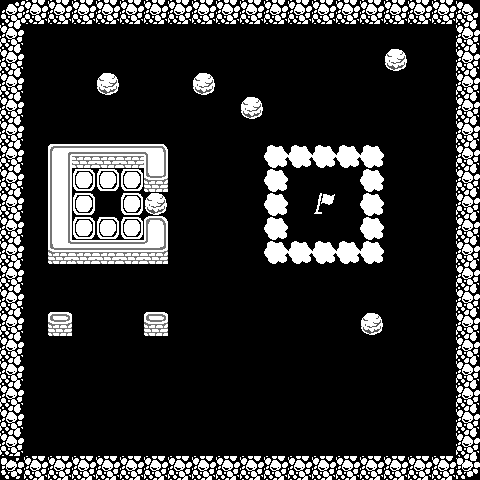

Rendered tile map (Tiled .tmx) drawn with the repository's tilesets; below, a short description and the full map source, tile grids included:
An orthogonal 20x20 tile map with 24x24 px tiles, 1 tile layer (Tile Layer 1).

<map version="1.2" tiledversion="1.3.3" orientation="orthogonal" renderorder="right-down" width="20" height="20" tilewidth="24" tileheight="24" infinite="0" nextlayerid="2" nextobjectid="1">
 <tileset firstgid="1" source="tiles.tsx" />
 <layer id="1" name="Tile Layer 1" width="20" height="20">
  <data encoding="csv">
2026,2031,2031,2031,2031,2031,2031,2031,2031,2031,2031,2031,2031,2031,2031,2031,2031,2031,2031,2029,
2031,0,0,0,0,0,0,0,0,0,0,0,0,0,0,0,0,0,0,2031,
2031,0,0,0,0,0,0,0,0,0,0,0,0,0,0,0,752,0,0,2031,
2031,0,0,0,752,0,0,0,752,0,0,0,0,0,0,0,0,0,0,2031,
2031,0,0,0,0,0,0,0,0,0,752,0,0,0,0,0,0,0,0,2031,
2031,0,0,0,0,0,0,0,0,0,0,0,0,0,0,0,0,0,0,2031,
2031,0,1834,1894,1894,1894,1837,0,0,0,0,1601,1601,1601,1601,1601,0,0,0,2031,
2031,0,1899,724,724,724,1891,0,0,0,0,1601,0,0,0,1601,0,0,0,2031,
2031,0,1899,724,0,724,752,0,0,0,0,1601,0,679,0,1601,0,0,0,2031,
2031,0,1899,724,724,724,1897,0,0,0,0,1601,0,0,0,1601,0,0,0,2031,
2031,0,1892,1894,1894,1894,1895,0,0,0,0,1601,1601,1601,1601,1601,0,0,0,2031,
2031,0,0,0,0,0,0,0,0,0,0,0,0,0,0,0,0,0,0,2031,
2031,0,0,0,0,0,0,0,0,0,0,0,0,0,0,0,0,0,0,2031,
2031,0,1889,0,0,0,1889,0,0,0,0,0,0,0,0,752,0,0,0,2031,
2031,0,0,0,0,0,0,0,0,0,0,0,0,0,0,0,0,0,0,2031,
2031,0,0,0,0,0,0,0,0,0,0,0,0,0,0,0,0,0,0,2031,
2031,0,0,0,0,0,0,0,0,0,0,0,0,0,0,0,0,0,0,2031,
2031,0,0,0,0,0,0,0,0,0,0,0,0,0,0,0,0,0,0,2031,
2031,0,0,0,0,0,0,0,0,0,0,0,0,0,0,0,0,0,0,2031,
2081,2031,2031,2031,2031,2031,2031,2031,2031,2031,2031,2031,2031,2031,2031,2031,2031,2031,2031,2087
</data>
 </layer>
</map>
